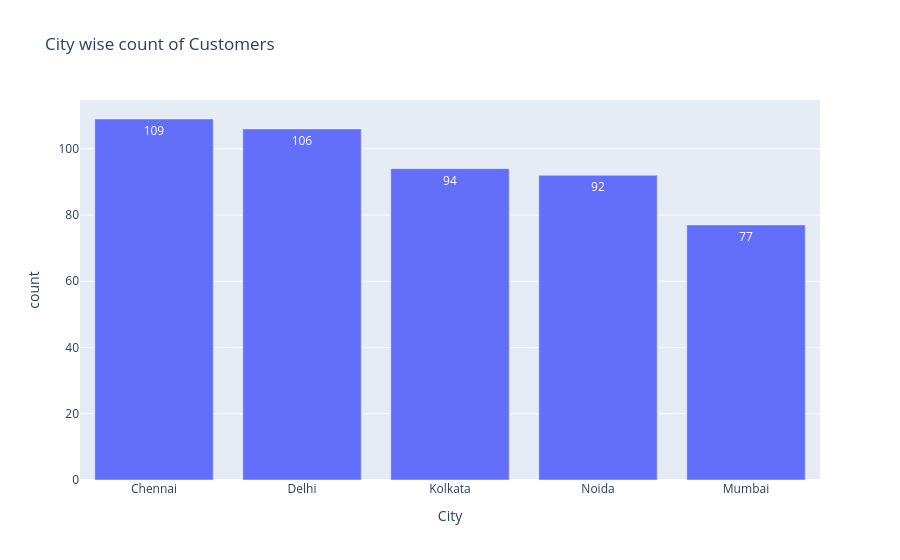

Notebook source saved alongside this figure:
### Code cell
fig = px.bar(data_frame = q2, x = 'City', y = 'count', title='City wise count of Customers',
             text='count')
fig.show()

### Figure 1 — Plotly figure (JSON) as saved in the notebook; plotly's stock layout.template omitted (floating-point values rounded to 4 significant figures)
{"data": [{"hovertemplate": "City=%{x}<br>count=%{text}<extra></extra>", "legendgroup": "", "marker": {"color": "#636efa", "pattern": {"shape": ""}}, "name": "", "orientation": "v", "showlegend": false, "text": [109.0, 106.0, 94.0, 92.0, 77.0], "textposition": "auto", "type": "bar", "x": ["Chennai", "Delhi", "Kolkata", "Noida", "Mumbai"], "xaxis": "x", "y": [109, 106, 94, 92, 77], "yaxis": "y"}], "layout": {"barmode": "relative", "legend": {"tracegroupgap": 0}, "title": {"text": "City wise count of Customers"}, "xaxis": {"anchor": "y", "domain": [0, 1], "title": {"text": "City"}}, "yaxis": {"anchor": "x", "domain": [0, 1], "title": {"text": "count"}}}}
